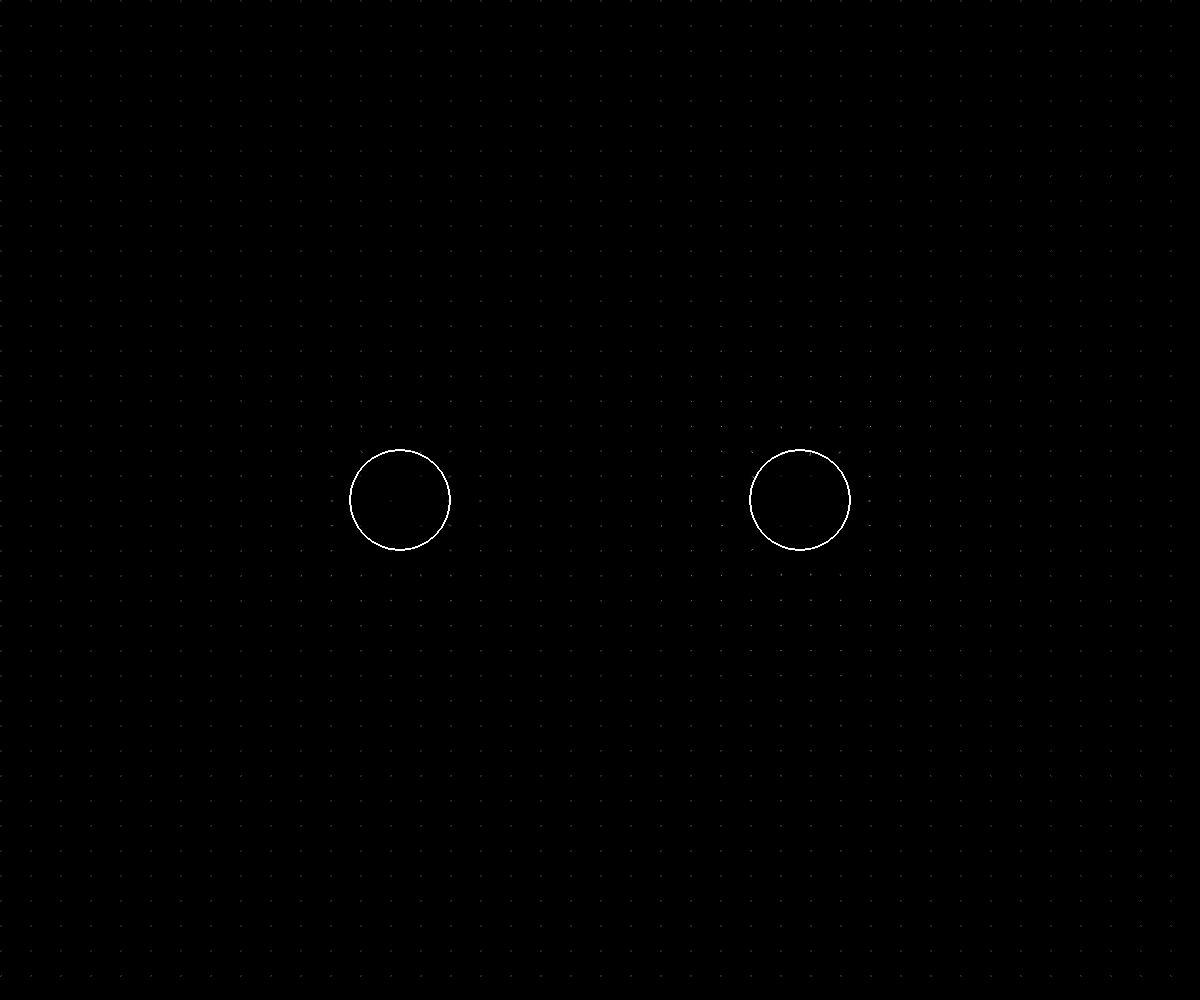
Frame 1 (no input)
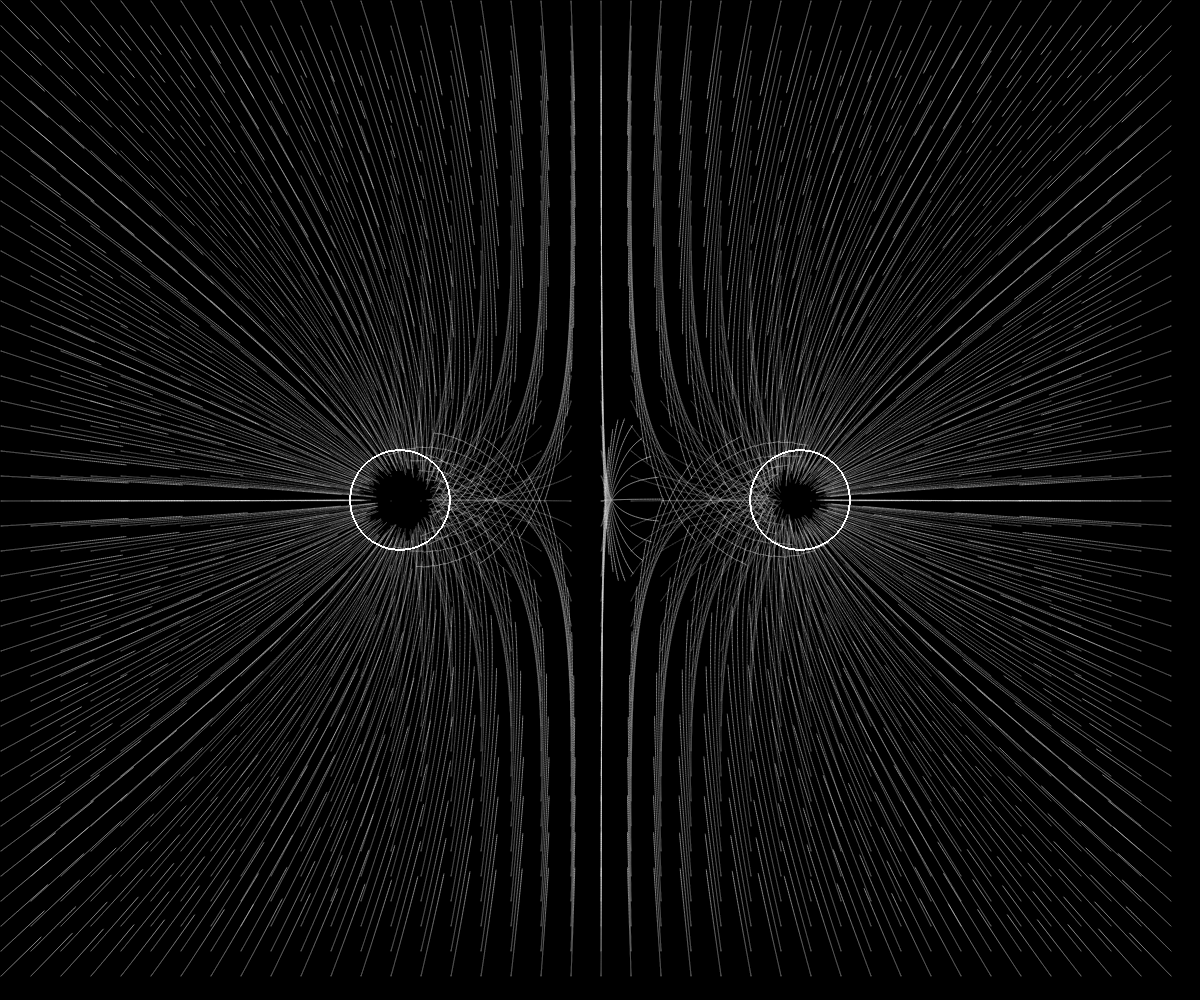
Frame 60 (no input)
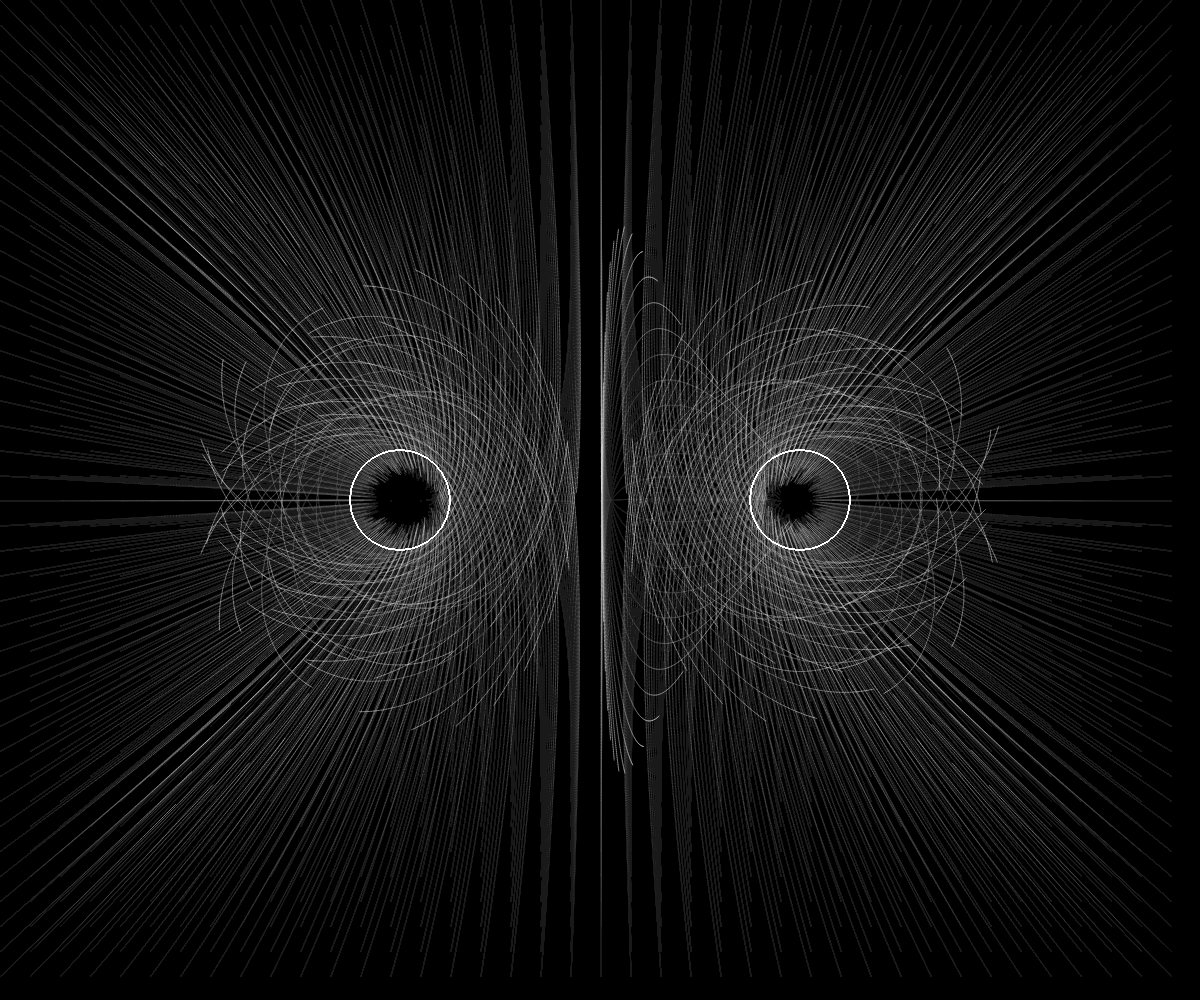
Frame 120 (the mouse pressed at the canvas centre since frame 60)

The p5.js sketch that drew these frames (run headless with seeded random() and noise() and a simulated clock; from frame 60 on, the mouse is pressed at the canvas centre):

// p5.js sketch
// ── sketch.js


let centerMass = 4000;
let centerMassWidth = 100;

const slowDownConst = 1;

let meteorArr = [];
let centralMassArr = [];

let numberOfDots = 40;

let velocityX = 0;
let velocityY = 0;

let centerMassX;
let centerMassY;

let kineticEnergyColorConstant = 0.000001;

let backgroundFade = 0;

let initialDistance = 400;

class centralMass{
  constructor(mass, width, x, y){
    this.mass = mass;
    this.width = width;
    this.x = x;
    this.y = y;
  }
}

class meteor{
  constructor(positionArr, velocityArr, meteorMass,meteorColor) {
    this.positionArr = positionArr;
    this.velocityArr = velocityArr;
    this.meteorMass = meteorMass;   
    this.momentumArr = [meteorMass*velocityArr[0],meteorMass*velocityArr[1]];
    this.meteorVelocity = Math.sqrt(velocityArr[0]**2 + velocityArr[1]**2);
    this.meteorColor = meteorColor;
    this.kineticEnergy = (meteorMass*(this.meteorVelocity**2))/2;
  }
  updateVelocity(){
    this.meteorVelocity = Math.sqrt(this.velocityArr[0]**2 + this.velocityArr[1]**2);
  }
  updateKineticEnergy(){
    this.kineticEnergy = (this.meteorMass*(this.meteorVelocity**2))/2;    
  }
}

function setup() {

  createCanvas(windowWidth,windowHeight);

  background(0);
  frameRate(60);

  for(let x = 1; x<width; x += width/numberOfDots){
    for(let y = 1; y<height; y += height/numberOfDots){
        meteorArr.push(new meteor([x,y],[velocityX,velocityY], 1, [255,255,255]));
    }
  }

  centralMassArr.push(new centralMass(centerMass,centerMassWidth,width/1.5, height/2));
  centralMassArr.push(new centralMass(centerMass,centerMassWidth,width/3, height/2));

  centerMassX = width/2;
  centerMassY = height/2;
  background(0);
}

function draw() {
  background(0,5);

  for(let i = 0; i<meteorArr.length;i++){

    let meteor = meteorArr[i];

    noFill();
    stroke(255,255,255);
    strokeWeight(1);
    for(let t = 0; t<centralMassArr.length; t++){

      circle(centralMassArr[t].x, centralMassArr[t].y, centralMassArr[t].width);

      if(!insideCircle(centralMassArr[t].x, centralMassArr[t].y, centralMassArr[t].width/2, meteor.positionArr[0], meteor.positionArr[1])){
        diffX = centralMassArr[t].x - meteor.positionArr[0];
        diffY = centralMassArr[t].y - meteor.positionArr[1];

        distance = Math.sqrt(diffX ** 2 + diffY ** 2);

        force =  (meteor.meteorMass * centralMassArr[t].mass) / distance**2;

        angle = Math.acos(diffX / distance)*(180/PI);
        angleInRadian = (angle/180)*PI;

        if(diffY < 0 ){ 
          angleInRadian = -angleInRadian;
        }

        meteor.momentumArr[0] += cos(angleInRadian)*force;
        meteor.momentumArr[1] += sin(angleInRadian)*force;

        meteor.velocityArr[0] = meteor.momentumArr[0] / meteor.meteorMass;
        meteor.velocityArr[1] = meteor.momentumArr[1] / meteor.meteorMass;
        meteor.positionArr[0] += meteor.velocityArr[0];
        meteor.positionArr[1] += meteor.velocityArr[1];
        meteor.updateVelocity();
        meteor.updateKineticEnergy();
        let xNext = meteor.positionArr[0] + meteor.velocityArr[0]*slowDownConst;
        let yNext = meteor.positionArr[1] + meteor.velocityArr[1]*slowDownConst;
        stroke(meteor.meteorColor[0],meteor.meteorColor[1],meteor.meteorColor[2],100);
        strokeWeight(meteor.meteorMass);
        line(meteor.positionArr[0],meteor.positionArr[1],xNext,yNext);
      }else{
        meteorArr.splice(i, 1);
      }
    }
  }
}

function insideCircle(x1, y1, r, x2, y2){
  let diffX = x2 - x1;
  let diffY = y2 - y1;
  if( r **2 > diffX ** 2 + diffY ** 2){
    return true;
  }
  return false;
}

function mouseReleased(){
  let posX = mouseX;
  let posY = mouseY;
  meteorArr.push(new meteor([mouseX,mouseY],[2,0],2,[255,255,255]));
}

function drawCenterMass(){
  noFill();
  for(let i = centerMass; 0<i; i -= 3){
    stroke(255,255,255,i**2);
    circle(centerMassX, centerMassY, i);
  }  
}

function giveMeColor(r,g,b){
  let newColor = [random(r),random(g),random(b)];
  return newColor;
}





// ── CCoding.html
<html>
  <head>
    <script src="https://cdn.jsdelivr.net/npm/p5@1.4.2/lib/p5.js"></script>
    <script src="sketch.js"></script>
    <style>
      body {
        margin:  0px;
      }
    </style>
  </head>
  <body>
    <main>
    </main>
  </body>
</html>
